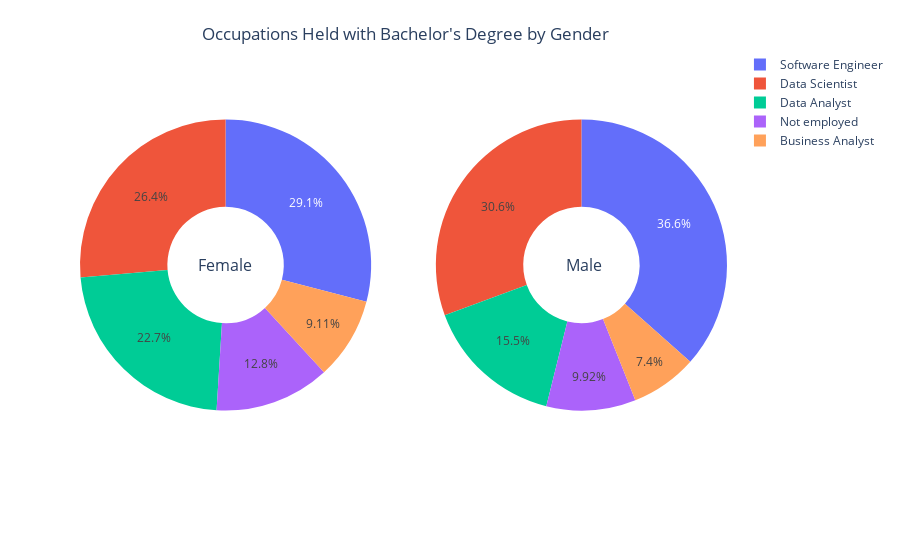

This figure's notebook cell:
### Markdown cell above
* The above bar graph looks at global education levels of male and female respondents by occupation, with the bottom portion of the bars representing *higher education* and the top portion of the bars representing *lower education*.
* You'll notice there is a consistent trend across each occupation indicating that **a higher percentage of females in *all* occupations possess a higher level of education than their male counterparts**. 
* Of note, women also have higher percentages of unemployment.
* Now that we've established that female respondents generally possess a higher education than their male counterparts, we'll dig further into the data on respondents with a lower education, or Bachelor's degree and below.

### Code cell
# Creating dataframe of people with bachelor's degree of the top 5 roles.
df_bach = df[df["Education"] == "Bachelor’s degree"][
    (df["Role"] == 'Software Engineer') | (df["Role"] == 'Data Scientist') |
    (df["Role"] == 'Data Analyst') | (df["Role"] == 'Business Analyst') |
    (df["Role"] == 'Not employed')]

# Dividing dataframe by genders.
df_bach_female = df_bach[df_bach["Gender"] == "Female"]
df_bach_male = df_bach[df_bach["Gender"] == "Male"]

# Getting percentages of each role, for each gender.
df_bach_female = df_bach_female.groupby(["Role"]).count()["Ones"]
df_bach_male = df_bach_male.groupby(["Role"]).count()["Ones"]

df_bach_female = get_percentage(df_bach_female).fillna(0)
df_bach_male = get_percentage(df_bach_male).fillna(0)

# Plotting pie charts of roles with bachelor's degree for each gender.
fig = make_subplots(1, 2, specs=[[{"type": "domain"}, {"type": "domain"}]])
# Plot female
fig.add_trace(go.Pie(
    name="",
    values=df_bach_female.values,
    labels=df_bach_female.index,
    hovertemplate="<i>%{label} <br>%{percent} </br>",
), 1, 1)
# Plot male
fig.add_trace(go.Pie(
    name="",
    values=df_bach_male.values,
    labels=df_bach_male.index,
    hovertemplate="<i>%{label} <br>%{percent} </br>",
), 1, 2)

fig.update_traces(hole=.4)
fig.update_layout(title={
    'text': "Occupations Held with Bachelor's Degree by Gender",
    'y': 0.95,
    'x': 0.45,
    'xanchor': 'center',
    'yanchor': 'top'},
    margin=dict(t=50),
    # Add annotations in the center of the donut pies.
    annotations=[dict(text='Female', x=0.18, y=0.5, font_size=16, showarrow=False),
                 dict(text='Male', x=0.81, y=0.50, font_size=16, showarrow=False)]
)

fig.show()

### Figure 1 — Plotly figure (JSON) as saved in the notebook; plotly's stock layout.template omitted (floating-point values rounded to 4 significant figures)
{"data": [{"domain": {"x": [0, 0.45], "y": [0, 1]}, "hole": 0.4, "hovertemplate": "<i>%{label} <br>%{percent} </br>", "labels": ["Business Analyst", "Data Analyst", "Data Scientist", "Not employed", "Software Engineer"], "name": "", "type": "pie", "values": [9.113, 22.66, 26.35, 12.81, 29.06]}, {"domain": {"x": [0.55, 1], "y": [0, 1]}, "hole": 0.4, "hovertemplate": "<i>%{label} <br>%{percent} </br>", "labels": ["Business Analyst", "Data Analyst", "Data Scientist", "Not employed", "Software Engineer"], "name": "", "type": "pie", "values": [7.4, 15.52, 30.6, 9.92, 36.56]}], "layout": {"annotations": [{"font": {"size": 16}, "showarrow": false, "text": "Female", "x": 0.18, "y": 0.5}, {"font": {"size": 16}, "showarrow": false, "text": "Male", "x": 0.81, "y": 0.5}], "margin": {"t": 50}, "title": {"text": "Occupations Held with Bachelor's Degree by Gender", "x": 0.45, "xanchor": "center", "y": 0.95, "yanchor": "top"}}}
